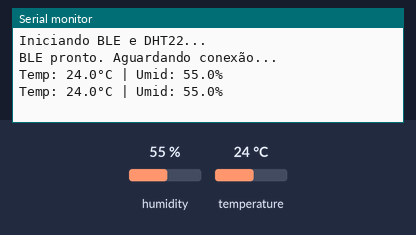
Bench run of a sketch on a simulated ESP32-C3. On the bench: the last lines printed to the serial monitor. Inputs (shaded band) come from the test bench; at power-on: humidity 55 %, temperature 24 °C. Nothing arrives over Bluetooth unless stated; a phone connects over Bluetooth LE 3 s after start.

Above: at 3.8 s.
3.9 s: humidity set to 22 %
At 6.8 s:
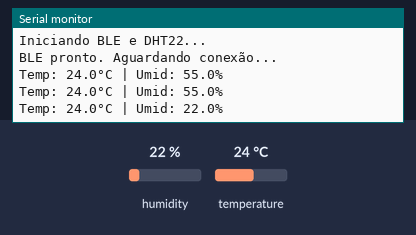
7.8 s: temperature set to 12 °C
At 10.5 s:
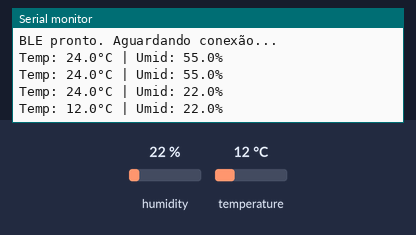
11.7 s: humidity set to 40 %
At 13.0 s:
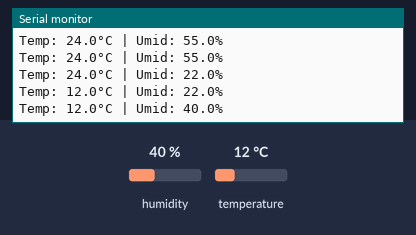
Timing chart, 0 to 14.7 s (numbered marks = the images above; inputs shaded):
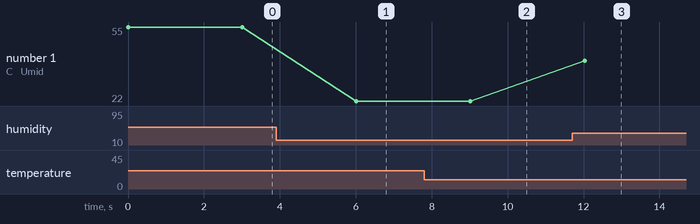

The sketch:

TermometroInteligente.ino
```cpp
#include <DHT.h>
#include <BLEDevice.h>
#include <BLEUtils.h>
#include <BLEServer.h>
#include <BLE2902.h>

#define DHTPIN 8
#define DHTTYPE DHT22
DHT dht(DHTPIN, DHTTYPE);

#define SERVICE_UUID        "12345678-1234-1234-1234-1234567890ab"
#define CHARACTERISTIC_UUID "abcd1234-ab12-cd34-ef56-abcdef123456"

BLECharacteristic* pCharacteristic;

bool deviceConnected = false;

class MyServerCallbacks : public BLEServerCallbacks {
  void onConnect(BLEServer* pServer) {
    deviceConnected = true;
  }
  void onDisconnect(BLEServer* pServer) {
    deviceConnected = false;
  }
};

void setup() {
  Serial.begin(115200);
  dht.begin();
  Serial.println("Iniciando BLE e DHT22...");

  BLEDevice::init("ESP32C3_DHT22");
  BLEServer* pServer = BLEDevice::createServer();
  pServer->setCallbacks(new MyServerCallbacks());

  BLEService* pService = pServer->createService(SERVICE_UUID);
  pCharacteristic = pService->createCharacteristic(
                      CHARACTERISTIC_UUID,
                      BLECharacteristic::PROPERTY_READ   |
                      BLECharacteristic::PROPERTY_NOTIFY
                    );

  pCharacteristic->addDescriptor(new BLE2902());
  pService->start();

  BLEAdvertising* pAdvertising = BLEDevice::getAdvertising();
  pAdvertising->addServiceUUID(SERVICE_UUID);
  pAdvertising->start();
  Serial.println("BLE pronto. Aguardando conexão...");
}

void loop() {
  float temperatura = dht.readTemperature();
  float umidade = dht.readHumidity();

  if (isnan(temperatura) || isnan(umidade)) {
    Serial.println("Erro ao ler do sensor DHT.");
  } else {
    String msg = "Temp: " + String(temperatura, 1) + "°C | Umid: " + String(umidade, 1) + "%";
    Serial.println(msg);

    if (deviceConnected) {
      pCharacteristic->setValue(msg.c_str());
      pCharacteristic->notify();
    }
  }

  delay(3000);
}
```

Measured:
- after the input at 3.9 s, the serial monitor: prints a new line after 2.1 s (image 1)
- after the input at 7.8 s, the serial monitor: prints a new line after 1.2 s (image 2)
- after the input at 11.7 s, the serial monitor: prints a new line after 0.33 s (image 3)
- plotted number 1: 55 → 22 after the input at 3.9 s, 22 → 40 after the input at 11.7 s
